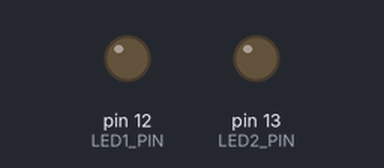
Recording of a sketch running on a simulated Arduino Uno, built with avr-gcc and run on an emulated ATmega328P. Shown: output pins drawn as LEDs (lit = HIGH). What the sketch prints to the serial monitor is not drawn.

Above: at 0.1 s.
At 10.1 s:
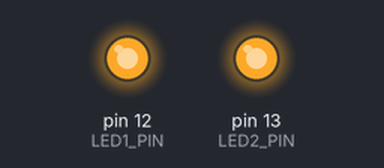
At 39.78 s:
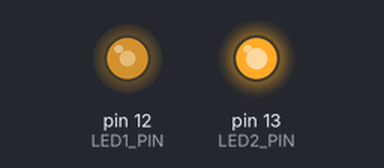
Timing chart, 0 to 40.0 s (numbered marks = the images above):
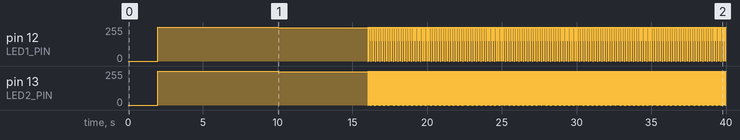

The sketch:

08_TaskYield.ino
```cpp
/*
1. What is taskYIELD()?
  A FreeRTOS function that tells the scheduler: “I’m done for now, switch to another task at the same priority immediately.”
  Unlike vTaskDelay(), it does not block the task — it simply gives up the CPU for a moment.
  The task is still READY and will run again when its turn comes.

2. Comparison
  vTaskDelay(ms) → Task is put into Blocked state for a duration. It won’t run again until the delay expires.
  taskYIELD() → Task is still READY, but lets another task of the same priority run right now.

*/

#include <Arduino_FreeRTOS.h>

const uint8_t LED1_PIN = 12;
const uint8_t LED2_PIN = 13;

void setup()
{
  // put your setup code here, to run once:

}

void loop()
{
  Serial.begin(9600);
  delay(2000);
  Serial.println("Starting ");

  // Both tasks have same priority
  xTaskCreate(Task1, "Task1", 128, NULL, 1, NULL);
  xTaskCreate(Task2, "Task2", 128, NULL, 1, NULL);

}

void Task1(void *pvParameters)
{
  pinMode(LED1_PIN, OUTPUT);
  digitalWrite(LED1_PIN, LOW);

  while(1)
  {
    digitalWrite(LED1_PIN, HIGH);
    vTaskDelay(pdMS_TO_TICKS(50));
    digitalWrite(LED1_PIN, LOW);

    taskYIELD();
  }
}

void Task2(void *pvParameters)
{
  pinMode(LED2_PIN, OUTPUT);
  digitalWrite(LED2_PIN, LOW);

  while(1)
  {
    digitalWrite(LED2_PIN, HIGH);
    vTaskDelay(pdMS_TO_TICKS(50));
    digitalWrite(LED2_PIN, LOW);

    taskYIELD();
  }
}
```
